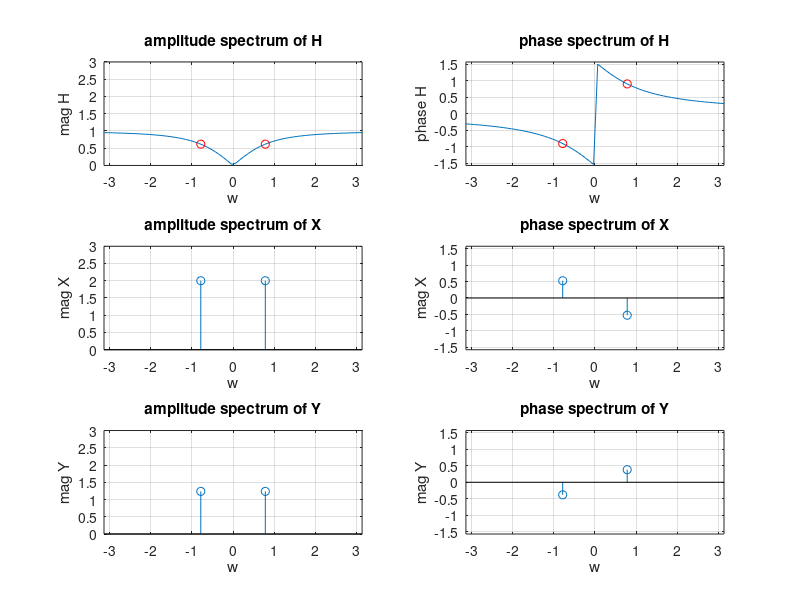
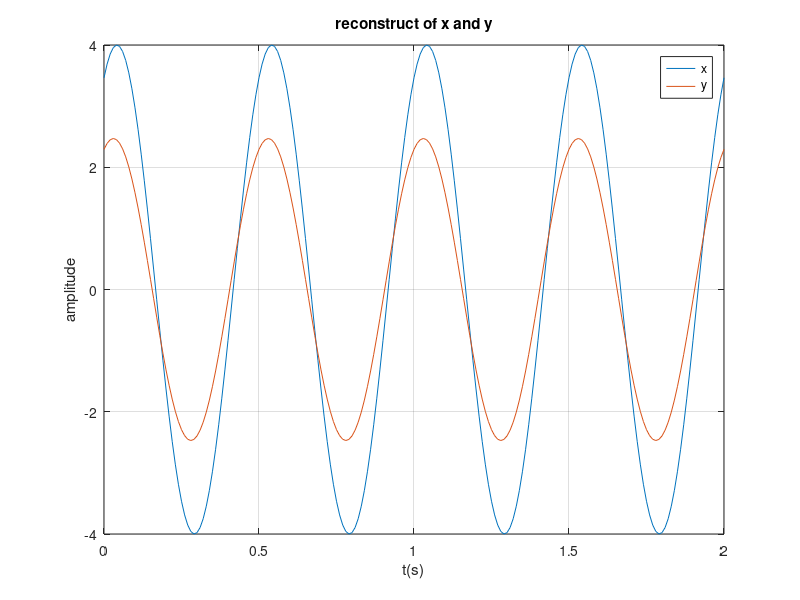

Source code (MATLAB) for these figures, in order:
% BME671L Lab #9: frequency response

% Your name: Jiaxu Meng

clear

% In this lab we will analyze a system with the following frequency
% response as a function of w in radians/sample:
% H(w) = jw/(1 + j*w)
% 
% The input to the system is x(t) = 4*cos(4*pi*t - pi/6), and the
% function is sampled at fs = 16 samples/second.


%% 
% Q1: Define the frequency response as a function with w as a parameter

% Define H(w)
H = @(w) 1j * w./(1 + 1j * w);

%% 
%Q2: Define the vectors wx and X that store the frequencies and 
% phasors of the input

wx=[-pi/4 pi/4]; 
X=[2*exp(1/6*1i*pi) 2*exp(-1/6*1i*pi)]; 
wc=-8*pi:0.1:8*pi;

%%
% Q3: Using H and vectors wx and X compute the phasors of the output
% and store them in vector Y

H_wc=1j*wc./(1+1j*wc); 
H_wx=1j*wx./(1+1j*wx); 
Y=X.*H_wx;

%%
% Q4: Plot the spectra of the systems frequency response of the input
% and of the output in one figure with 6 subplots
%   * In all plots use the range of frequencies from [-pi, pi]
%   * Row 1: amplitude and phase sepectra of the system's frequency
%   resoponse H(w).
%   * On the spectra of H(w) mark the values corresponding to
%   frequencies present in the input with a red 'o'
%   * Row 2: amplitude and phase spectrum of the input x[n]
%   * Row 3: amplitude and phase sepctrum of the output y[n]
%   * Make sure that the input and output have the same vertical
%   scale. Label axis and/or add titles where appropriate. Add grid
%   lines.

figure(1); 
subplot(3,2,1); 
mag_H=abs(H_wc); 
plot(wc,mag_H);hold on;plot(wx,abs(H(wx)),'ro'); 
xlabel('w');ylabel('mag H');title('amplitude spectrum of H');grid on;xlim([-pi pi]);ylim([0 3]); 

subplot(3,2,2); 
phase_H=angle(H_wc); 
plot(wc,phase_H);hold on;plot(wx,angle(H(wx)),'ro'); 
xlabel('w');ylabel('phase H');title('phase spectrum of H');grid on;xlim([-pi pi]);ylim([-pi/2 pi/2]); 

subplot(3,2,3); 
mag_X=abs(X); 
stem(wx,mag_X); 
xlabel('w');ylabel('mag X');title('amplitude spectrum of X');grid on;xlim([-pi pi]);ylim([0 3]); 

subplot(3,2,4);
phase_X=angle(X); 
stem(wx,angle(X)); 
xlabel('w');ylabel('mag X');title('phase spectrum of X');grid on;xlim([-pi pi]);ylim([-pi/2 pi/2]);

subplot(3,2,5); 
mag_Y=abs(Y); 
stem(wx,mag_Y); 
xlabel('w');ylabel('mag Y');title('amplitude spectrum of Y');grid on;xlim([-pi pi]);ylim([0 3]); 

subplot(3,2,6); 
phase_Y=angle(Y); 
stem(wx,angle(Y)); 
xlabel('w');ylabel('mag Y');title('phase spectrum of Y');grid on;xlim([-pi pi]);ylim([-pi/2 pi/2]);

% ********************************************************************
%   SHOW YOUR FIGURE TO THE TA TO RECEIVE CREDIT FOR THE LAB
% ********************************************************************

%% 
% Q5: How are the magnitude and phase of the input and frequency
% response function combined to determine the output?

% YOUR ANSWER: % YOUR ANSWER: The output is determined by y[n]=H(w_hat)*x[n] when x[n] is % in terms of X*e^(j*w_hat*n).  Thus, % y[n]=mag(H(w_hat))*X*e^(j*w_hat*n+phase(H(w_hat))).
% In this case, the input phasors are 2*exp(1/6*1i*pi), 2*exp(-1/6*1i*pi) % and the sampling frequency is 16 samples/s -> w_hat=2*pi*2/16=pi/4. % So, the output phasors are H(pi/4)*2*exp(1/6*1i*pi),H(pi/4)*2*exp(-1/6*1i*pi)

%%
% Q6: Reconstruct the input and output as a function of time over 4
% periods (start at t = 0). Plot x(t) and t(t) on the same graph, add
% grid lines, legend, and axis labels.

figure(2); 
t=0:0.01:2; 
x_t=4*cos(4*pi*t-pi/6); 
plot(t,x_t); 
hold on; 
y_t=@(t)abs(Y').*cos((wx')*16*t+angle(Y')); 
plot(t,sum(y_t(t))); 
xlabel('t(s)');ylabel('amplitude');title('reconstruct of x and y');grid on;legend('x','y');

%% 
% Q7: Is this a high-pass or low-pass filter?

% YOUR ANSWER: This is a high-pass filter, meaning that the filter % accentuates high frequency signals, which can be seen from the magnitude % plot of H in Q4.

%%
% When you are done:
%	* Show the indicated result/figure to the TA during the lab period
%       to receive credit
%	* upload your script to Sakai
%   * upload a pdf containing your script and outputs.
%   * PRINT a copy of your pdf to turn in at the beginning of class on
%     Tuesday


